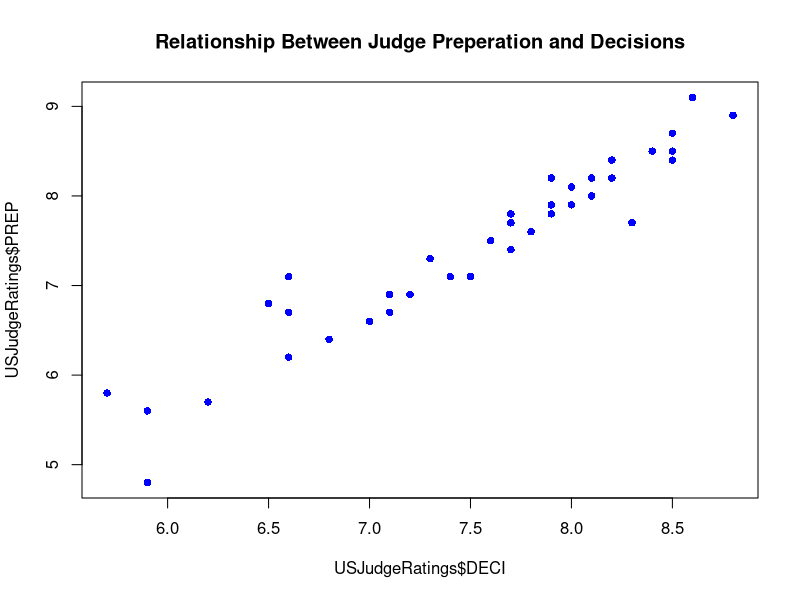

Write R code to recreate this figure.
## ---- chunk 1
data(USJudgeRatings)
plot(USJudgeRatings$DECI, USJudgeRatings$PREP,
     main="Relationship Between Judge Preperation and Decisions",
     pch=16, col="blue")
